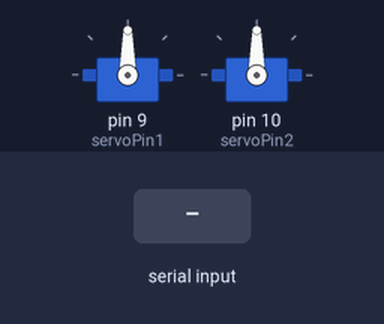
A sketch run on a simulated Arduino Uno, built with avr-gcc and run on an emulated ATmega328P. Shown: 2 × servo. The inputs (shaded band) are chosen by the test bench.

Above: at 1.2 s.
1.3 s: "R" received over Serial
At 3.2 s:
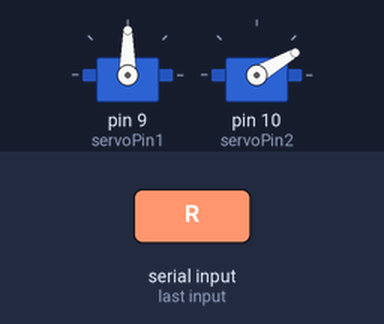
4.1 s: "G" received over Serial
At 5.2 s:
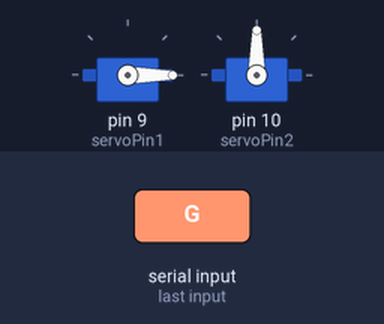
6.9 s: "B" received over Serial
At 8.7 s:
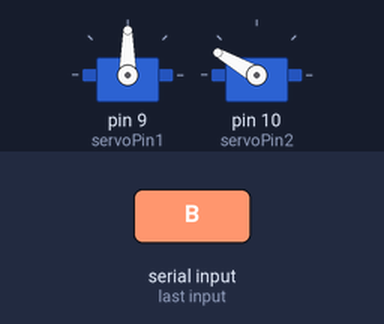
Timing chart, 0 to 10.2 s (numbered marks = the images above; inputs shaded):
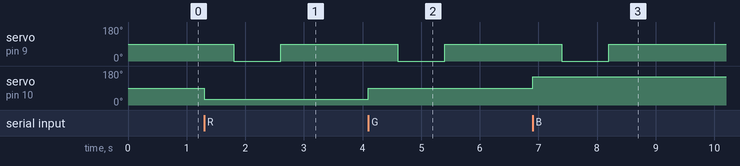

Measured:
- after the input at 1.3 s, servo on pin 9 (servoPin1): 90° → 0° after 0.50 s, → 90° 0.80 s later; servo on pin 10 (servoPin2): 90° → 30° at once
- after the input at 4.1 s, servo on pin 9 (servoPin1): 90° → 0° after 0.50 s, → 90° 0.80 s later; servo on pin 10 (servoPin2): 30° → 90° at once
- after the input at 6.9 s, servo on pin 9 (servoPin1): 90° → 0° after 0.50 s, → 90° 0.80 s later; servo on pin 10 (servoPin2): 90° → 150° at once

The sketch:

arduno.ino
```cpp
#include <Servo.h>

Servo armServo;      // หยิบโดนัท
Servo baseServo;     // หมุนตามตำแหน่ง
int servoPin1 = 9;
int servoPin2 = 10;

void setup() {
  Serial.begin(9600);
  armServo.attach(servoPin1);
  baseServo.attach(servoPin2);
  armServo.write(90);
  baseServo.write(90);
}

void loop() {
  if (Serial.available()) {
    char cmd = Serial.read();
    if (cmd == 'R') { // วางแดง
      moveTo(30);
    } else if (cmd == 'G') { // วางเขียว
      moveTo(90);
    } else if (cmd == 'B') { // วางน้ำเงิน
      moveTo(150);
    }
  }
}

void moveTo(int angle) {
  baseServo.write(angle);
  delay(500);
  armServo.write(0);   // หยิบ
  delay(800);
  armServo.write(90);  // ปล่อย
  delay(500);
}
```
